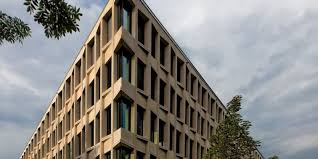
#> input picture gui/images/building.jpg, 318 x 159 px
$ python -i harris.py   (imports and definitions only)   (older library calls are emulated)
#> lines starting #> are read from the running program, lines starting #| are printed output that depends on the picture; after the words box and inside, x2 and y2 are one past the last pixel; in counts of white or black regions, pixels touching at a corner belong together
#> further down, picture is the input picture: shape (159, 318, 3); mean B, G, R 131.2, 134.8, 137.4
import numpy as np
import cv2


def harris_response(image, k=0.04):
#> called with k = 0.04
    src = np.copy(image)
    src = cv2.cvtColor(src, cv2.COLOR_BGR2GRAY)

    Ix = cv2.Sobel(src, cv2.CV_64F, 1, 0, ksize=5)
    Iy = cv2.Sobel(src, cv2.CV_64F, 0, 1, ksize=5)
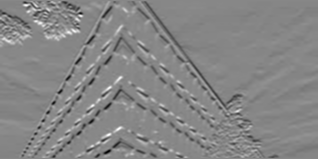
#> Iy: shape (159, 318) float64; min -8443, max 7487, mean -68.4; drawn with min black and max white
    Ixx = cv2.GaussianBlur(src=Ix**2, ksize=(5, 5), sigmaX=0)
    Ixy = cv2.GaussianBlur(src=Iy * Ix, ksize=(5, 5), sigmaX=0)
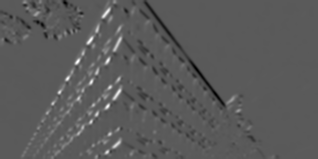
#> Ixy: shape (159, 318) float64; min -13733253.5, max 25164157.5, mean 146289.8; drawn with min black and max white
    Iyy = cv2.GaussianBlur(src=Iy**2, ksize=(5, 5), sigmaX=0)

    det = Ixx * Iyy - (Ixy**2)
    trace = Ixx + Iyy
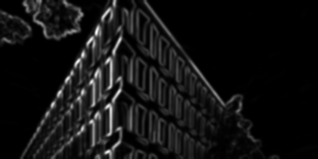
#> trace: shape (159, 318) float64; min 13.68, max 54692483.6, mean 4019754.1; drawn with min black and max white
    harris_response_matrix = det - k * (trace**2)
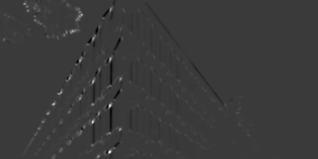
#> harris_response_matrix: shape (159, 318) float64; min -9.38e+13, max 3.15e+14, mean 9.14e+11; drawn with min black and max white

    return harris_response_matrix


def corners(image, threshold=0.05):
    corners_image_matrix = np.copy(image)
    harris_response_matrix = harris_response(image)
    harris_matrix = cv2.dilate(harris_response_matrix, None)
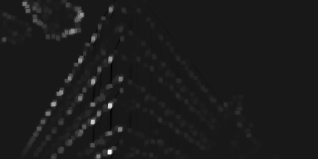
#> harris_matrix: shape (159, 318) float64; min -3.35e+13, max 3.15e+14, mean 4.64e+12; drawn with min black and max white
    harris_matrix_maximum = harris_matrix.max()
#> harris_matrix_maximum = 3.15e+14
    corner_indices = np.array(
        harris_matrix > (harris_matrix_maximum * threshold), dtype="int8"
    )
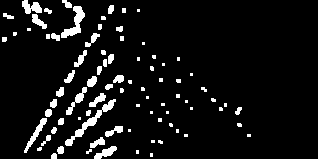
#> corner_indices: shape (159, 318) int8; values 0 (black) and 1 (white), 7.2% white; 83 white regions (41 under 20 px), largest, box (x1, y1, x2, y2) and area: (65, 99, 116, 146) 375, (61, 6, 85, 38) 301, (24, 118, 47, 153) 187
    corners_image_matrix[corner_indices == 1] = [0, 255, 0]
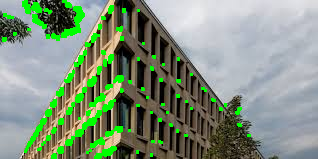
#> corners_image_matrix: shape (159, 318, 3); mean B, G, R 124.7, 145.5, 128.6
    return corners_image_matrix

>>> import cv2
>>> picture = cv2.imread('../images/building.jpg')
>>> result = corners(picture)

$ run again, on gui/images/butterfly.jpg
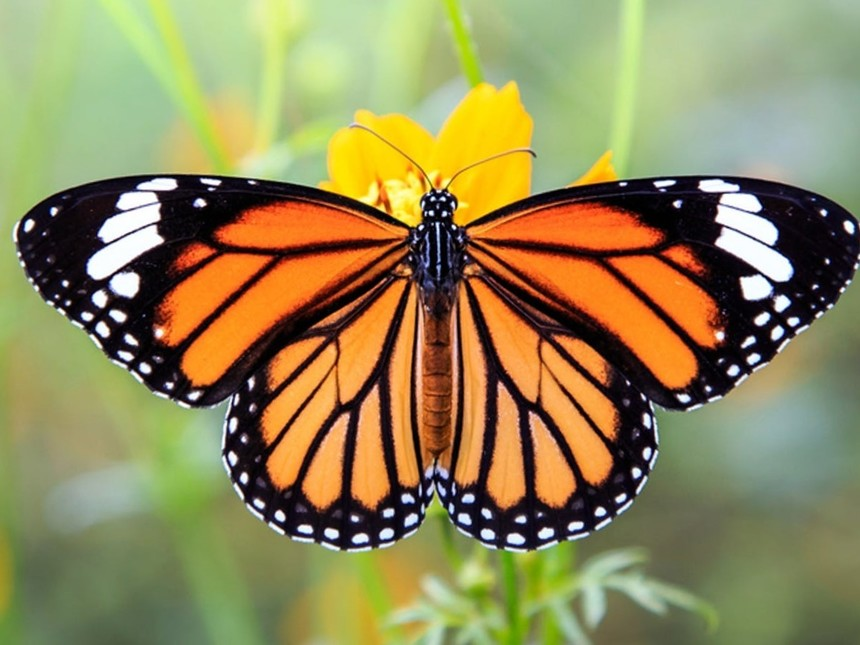
#> input picture gui/images/butterfly.jpg, 860 x 645 px
#> picture is the input picture: shape (645, 860, 3); mean B, G, R 88.1, 136.8, 146.2
#> harris_matrix_maximum = 6.48e+14
#> in corners, `corner_indices = np.array( harris_matrix > (harris_matrix_maximum * th..`:
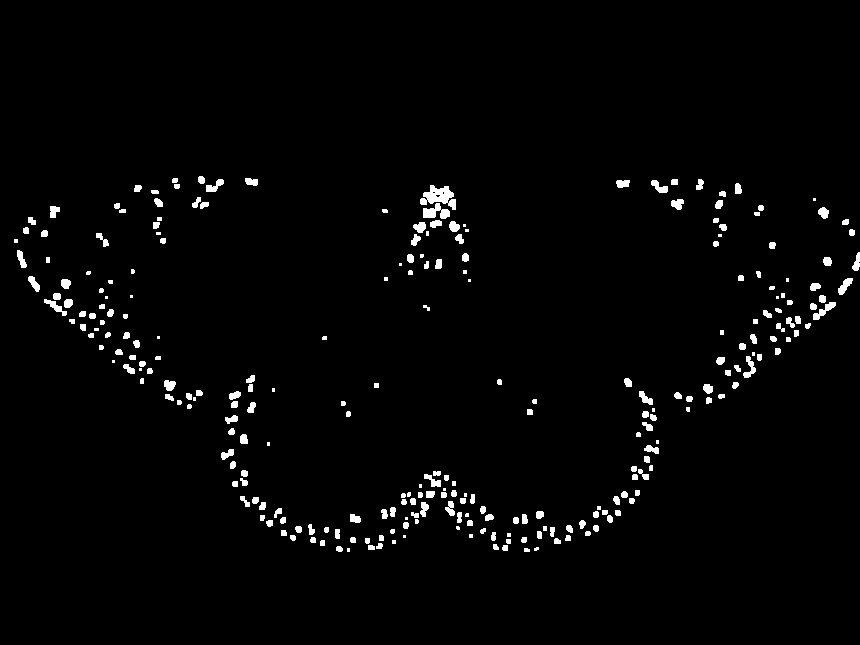
#> corner_indices: shape (645, 860) int8; values 0 (black) and 1 (white), 2.1% white; 272 white regions (46 under 20 px), largest, box (x1, y1, x2, y2) and area: (420, 185, 456, 210) 481, (423, 203, 450, 219) 249, (813, 302, 836, 320) 157
#> in corners, `corners_image_matrix[corner_indices == 1] = [0, 255, 0]`:
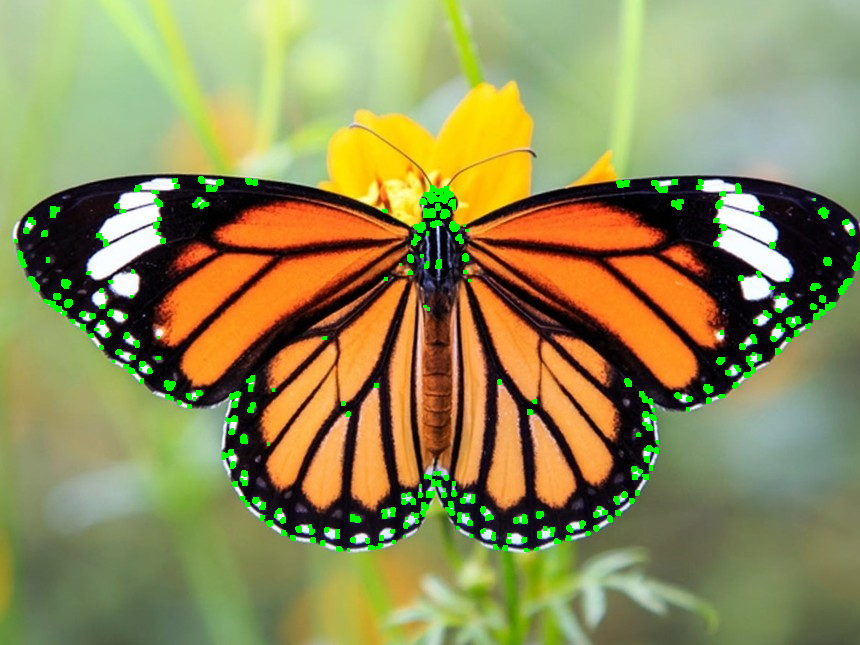
#> corners_image_matrix: shape (645, 860, 3); mean B, G, R 85.4, 139.7, 143.6

$ run again, on gui/images/lenna2.png
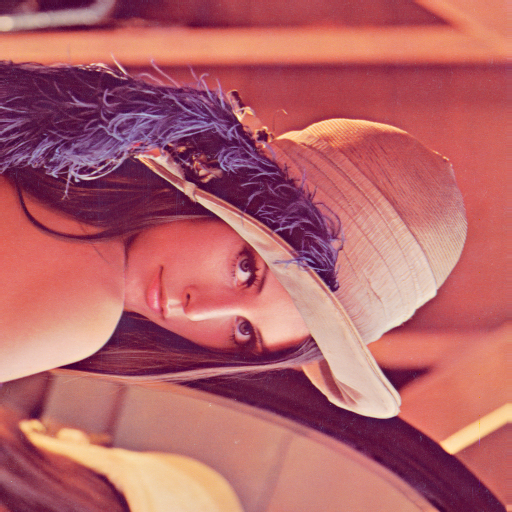
#> input picture gui/images/lenna2.png, 512 x 512 px
#> picture is the input picture: shape (512, 512, 3); mean B, G, R 105.4, 99.1, 180.2
#> in corners, `harris_matrix = cv2.dilate(harris_response_matrix, None)`:
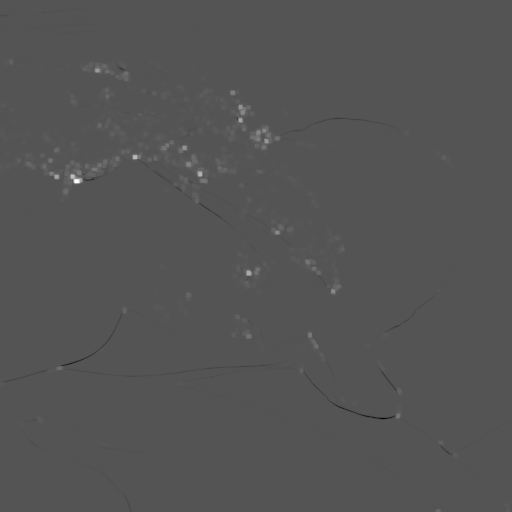
#> harris_matrix: shape (512, 512) float64; min -4.33e+13, max 8.73e+13, mean 1.84e+11; drawn with min black and max white
#> harris_matrix_maximum = 8.73e+13
#> in corners, `corner_indices = np.array( harris_matrix > (harris_matrix_maximum * th..`:
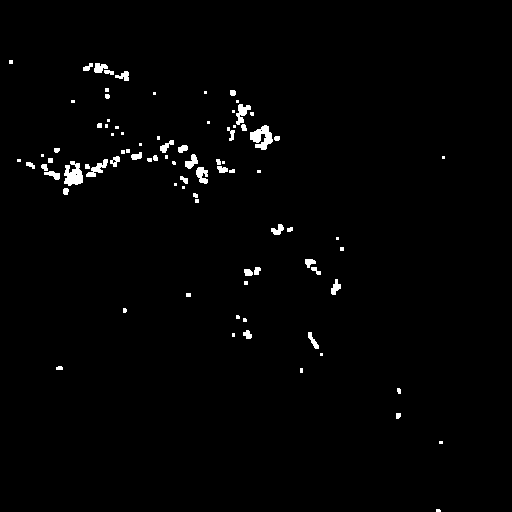
#> corner_indices: shape (512, 512) int8; values 0 (black) and 1 (white), 1.4% white; 87 white regions (41 under 20 px), largest, box (x1, y1, x2, y2) and area: (250, 125, 273, 150) 335, (64, 161, 83, 186) 323, (236, 104, 251, 125) 164
